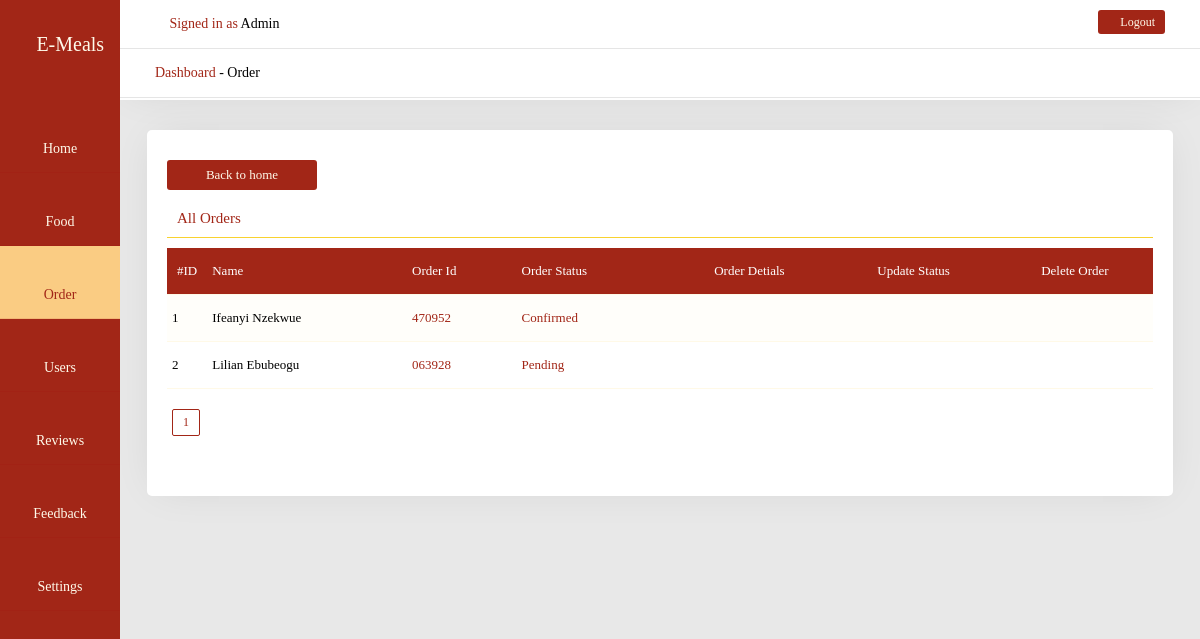
Page /admin/order.php (signed in) on the committed database.
### tables this page shows
CREATE TABLE `order_table` (
  `id` int(11) NOT NULL,
  `order_id` varchar(255) NOT NULL,
  `fname` varchar(255) NOT NULL,
  `lname` varchar(255) NOT NULL,
  `address` varchar(255) NOT NULL,
  `state` varchar(255) NOT NULL,
  `email` varchar(255) NOT NULL,
  `phone` varchar(255) NOT NULL,
  `status` varchar(255) NOT NULL,
  `username` varchar(255) NOT NULL,
  `time` timestamp NOT NULL DEFAULT CURRENT_TIMESTAMP,
  `special_notes` varchar(255) NOT NULL
);

### admin/order.php (the view, shortened to what this page needs)
<?php
include_once('functions.php');
if(!isset($_SESSION['u_email'])){
    header('Location:home.php');
}else{
    $u_email = $_SESSION['u_email'];
    $select = mysqli_query($db, "SELECT * FROM admin_users WHERE email = '$u_email' || username = '$u_email'");
    $selected = mysqli_fetch_array($select);
    $user = $selected['username'];
}
?>
<!DOCTYPE html>
<html lang="en">
<head>
    <?php include_once('../includes/admin_head_section.php'); ?>
</head>
<body>
    <div class="admin-dashboard-container">
        <div class="admin-nav">
                <h2 class="logo">
                    <a href="index.php"><i class="fas fa-hamburger"></i> E-Meals</a>
                </h2>
                <div class="admin-nav-menu">
                    <ul>
                        <li>
                            <a href="index.php">
                                <i class="fas fa-home"></i>
                                Home
                            </a>
                        </li>
                        <li>
                            <a href="food.php">
                                <i class="fas fa-hamburger"></i>
                                Food
                            </a>
                        </li>
                        <li style="background-color:var(--active-color);">
                            <a href="order.php" style="color:var(--bg-color); width: 100%;">
                                <i class="fas fa-cart-plus" style="color:var(--bg-color);"></i>
                                Order
                            </a>
                        </li>
                        <li>
                            <a href="users.php">
                                <i class="fas fa-users"></i>
                                Users
                            </a>
                        </li>
                        <li>
                            <a href="review.php">
                                <i class="fas fa-mail-bulk"></i>
                                Reviews
                            </a>
                        </li>
                        <li>
                            <a href="feedback.php">
                                <i class="fas fa-mail-bulk"></i>
                                Feedback
                            </a>
                        </li>
                        <li>
                            <a href="settings.php">
                                <i class="fas fa-cog"></i>
                                Settings
                            </a>
                        </li>
                    </ul>
                </div>
        </div>
        <div class="admin-content-display">
            <div class="admin-content-header">
                <div class="header-welcome-box">
                    <div class="name-box">
                        <span class="fas fa-user-alt"></span> <span>Signed in as</span> <?php echo $user?>
                    </div>
                    <div class="logout-box">
                         <a href="logout.php"><span class="fas fa-sign-out-alt"></span> Logout</a>
                    </div>
                </div>
                <div class="header-welcome-box">
                    <div class="name-box">
                        <span>Dashboard</span> - Order
                    </div>
                </div>
            </div>
            <div class="admin-content-box">
                <a href="index.php" class="back-btn">Back to home</a>
                <div class="box-content-heading">All Orders</div>
                <div class="admin-order-container">
                    <table>
                        <tr>
                            <th>#ID</th>
                            <th>Name</th>
                            <th>Order Id</th>
                            <th>Order Status</th>
                            <th>Order Detials</th>
                            <th>Update Status</th>
                            <th>Delete Order</th>
                        </tr>
                        <?php
                            if(isset($_GET['page']) && $_GET['page'] != ""){
                                $page = $_GET['page'];
                             }else{
                                $page = 1;
                             }
                             $results_per_page = 6;
                             $offset = ($page - 1) * $results_per_page;
                            $select = mysqli_query($db, "SELECT * FROM order_table LIMIT $offset, $results_per_page");
                            $num = mysqli_num_rows($select);
                            if($num > 0){
                                foreach($select as $selected){
                                $fullname = $selected['fname'] . " " . $selected['lname'];
                                $order_id = $selected['order_id'];
                                $status = $selected['status'];
                                $id = $selected['id'];
                        ?>
                        <tr>
                            <td><?php echo $id; ?></td>
                            <td><?php echo $fullname; ?></td>
                            <td><?php echo $order_id; ?></td>
                            <td style="text-transform:capitalize;"><?php echo $status; ?></td>
                            <td><a href="order_details.php?id=<?php echo $order_id; ?>" class="far fa-file"></a></td>
                            <td><a href="edit_order.php?id=<?php echo $id; ?>" class="far fa-edit"></a></td>
                            <td><a href="delete.php?action=delete_order&id=<?php echo $id; ?>" class="fas fa-trash" onclick="return confirm('Are you sure?')"></a></td>
                        </tr>
                        <?php
                                }
                            }
                        ?>
                    </table>
                </div>
                <div class="pagination">
                    <ul>
                        <?php include_once('includes/orders_table_pagination.php'); ?>
                    </ul>
                </div>
            </div>
        </div>
    </div>
</body>
</html>

### css/all.css (style rules this page uses)
.fa, .fas, .far, .fal, .fab { -moz-osx-font-smoothing: grayscale; -webkit-font-smoothing: antialiased; display: inline-block; font-style: normal; font-variant: normal; text-rendering: auto; line-height: 1; }
.fa-cart-plus:before { content: "\f217"; }
.fa-cog:before { content: "\f013"; }
.fa-edit:before { content: "\f044"; }
.fa-file:before { content: "\f15b"; }
.fa-hamburger:before { content: "\f805"; }
.fa-home:before { content: "\f015"; }
.fa-mail-bulk:before { content: "\f674"; }
.fa-sign-out-alt:before { content: "\f2f5"; }
.fa-trash:before { content: "\f1f8"; }
.fa-user-alt:before { content: "\f406"; }
.fa-users:before { content: "\f0c0"; }
.far { font-family: 'Font Awesome 5 Free'; font-weight: 400; }
.fa, .fas { font-family: 'Font Awesome 5 Free'; font-weight: 900; }

### rows in the picture
order_table: id "1", fullname "Ifeanyi Nzekwue", order "470952", status "Confirmed"
order_table: id "2", fullname "Lilian Ebubeogu", order "063928", status "Pending"

### other values in the picture
$user "Admin"
